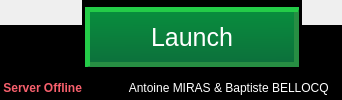
     <widget class="QFrame" name="frame_4">
      <property name="minimumSize">
       <size>
        <width>0</width>
        <height>100</height>
       </size>
      </property>
      <property name="maximumSize">
       <size>
        <width>16777215</width>
        <height>100</height>
       </size>
      </property>
      <property name="styleSheet">
       <string notr="true"/>
      </property>
      <property name="frameShape">
       <enum>QFrame::Box</enum>
      </property>
      <property name="frameShadow">
       <enum>QFrame::Raised</enum>
      </property>
      <property name="lineWidth">
       <number>0</number>
      </property>
      <layout class="QGridLayout" name="gridLayout_7">
       <property name="sizeConstraint">
        <enum>QLayout::SetDefaultConstraint</enum>
       </property>
       <property name="leftMargin">
        <number>0</number>
       </property>
       <property name="topMargin">
        <number>0</number>
       </property>
       <property name="rightMargin">
        <number>0</number>
       </property>
       <property name="bottomMargin">
        <number>0</number>
       </property>
       <property name="spacing">
        <number>0</number>
       </property>
       <item row="0" column="0">
        <spacer name="horizontalSpacer_3">
         <property name="orientation">
          <enum>Qt::Horizontal</enum>
         </property>
         <property name="sizeHint" stdset="0">
          <size>
           <width>40</width>
           <height>20</height>
          </size>
         </property>
        </spacer>
       </item>
       <item row="0" column="2">
        <spacer name="horizontalSpacer_4">
         <property name="orientation">
          <enum>Qt::Horizontal</enum>
         </property>
         <property name="sizeHint" stdset="0">
          <size>
           <width>40</width>
           <height>20</height>
          </size>
         </property>
        </spacer>
       </item>
       <item row="1" column="2" rowspan="2">
        <widget class="QFrame" name="frame_2">
         <property name="styleSheet">
          <string notr="true">background: black</string>
         </property>
         <property name="frameShape">
          <enum>QFrame::StyledPanel</enum>
         </property>
         <property name="frameShadow">
          <enum>QFrame::Raised</enum>
         </property>
         <layout class="QGridLayout" name="gridLayout_4">
          <property name="leftMargin">
           <number>0</number>
          </property>
          <property name="topMargin">
           <number>0</number>
          </property>
          <property name="rightMargin">
           <number>0</number>
          </property>
          <property name="bottomMargin">
           <number>0</number>
          </property>
          <property name="spacing">
           <number>0</number>
          </property>
         </layout>
        </widget>
       </item>
       <item row="0" column="1" rowspan="3">
        <widget class="QFrame" name="frame">
         <property name="minimumSize">
          <size>
           <width>220</width>
           <height>65</height>
          </size>
         </property>
         <property name="maximumSize">
          <size>
           <width>220</width>
           <height>16777215</height>
          </size>
         </property>
         <property name="styleSheet">
          <string notr="true">border: 3px solid black;
background: black</string>
         </property>
         <property name="frameShape">
          <enum>QFrame::StyledPanel</enum>
         </property>
         <property name="frameShadow">
          <enum>QFrame::Raised</enum>
         </property>
         <layout class="QGridLayout" name="gridLayout">
          <property name="leftMargin">
           <number>0</number>
          </property>
          <property name="topMargin">
           <number>0</number>
          </property>
          <property name="rightMargin">
           <number>0</number>
          </property>
          <property name="bottomMargin">
           <number>0</number>
          </property>
          <property name="spacing">
           <number>0</number>
          </property>
          <item row="1" column="0">
           <widget class="QPushButton" name="gogogo">
            <property name="styleSheet">
             <string notr="true">
QPushButton{
height: 50px;
width: 120px; 
color: white;
font-size: 25px;
border-right: 5px solid#278e43 ;
border-left: 5px solid #24cc48;
border-bottom: 5px solid #278e43;
border-top: 5px solid #24cc48;
border-radius: 1px;
background: qlineargradient(spread:pad, x1:0.5, y1:0, x2:0.517455, y2:1, stop:0 rgba(8, 143, 61, 255), stop:1 rgba(13, 111, 60, 255));
}

QPushButton:hover{
background: qlineargradient(spread:pad, x1:0.5, y1:0, x2:0.517455, y2:1, stop:0 rgba(9, 174, 74, 255), stop:1 rgba(16, 144, 77, 255));
}

QPushButton:pressed{
background: qlineargradient(spread:pad, x1:0.5, y1:0, x2:0.517455, y2:1, stop:0 rgba(9, 174, 74, 255), stop:1 rgba(16, 144, 77, 255));
border-left: 5px solid#278e43 ;
border-right: 5px solid #24cc48;
border-top: 5px solid #278e43;
border-bottom: 5px solid #24cc48;
}

QPushButton:disabled{
height: 50px;
width: 120px; 
color: white;
font-size: 25px;
border: 5px solid #828282 ;
background: qlineargradient(spread:pad, x1:0.5, y1:0, x2:0.517455, y2:1, stop:0 rgba(143, 143, 143, 255), stop:1 rgba(111, 111, 111, 255))
}

QPushButton:flat{
background: qlineargradient(spread:pad, x1:0.5, y1:0, x2:0.517455, y2:1, stop:0 rgba(209, 57, 56,1), stop:1 rgba(163, 39, 33, 1)) ;
border-left: 5px solid rgba(209, 57, 56,1);
border-right: 5px solid rgb(163, 39, 33);
border-top: 5px solid  rgba(209, 57, 56,1);
border-bottom: 5px solid rgb(163, 39, 33);
}

QPushButton:flat:hover{
background: rgba(209, 57, 56,1);
}

QPushButton:flat:pressed{
background: rgba(209, 57, 56,1);
border-right: 5px solid rgba(209, 57, 56,1);
border-left: 5px solid rgb(163, 39, 33);
border-bottom: 5px solid  rgba(209, 57, 56,1);
border-top: 5px solid rgb(163, 39, 33);
}</string>
            </property>
            <property name="text">
             <string>Launch</string>
            </property>
            <property name="default">
             <bool>false</bool>
            </property>
            <property name="flat">
             <bool>false</bool>
            </property>
           </widget>
          </item>
         </layout>
        </widget>
       </item>
       <item row="1" column="0" rowspan="2">
        <widget class="QFrame" name="frame_6">
         <property name="maximumSize">
          <size>
           <width>16777215</width>
           <height>16777215</height>
          </size>
         </property>
         <property name="styleSheet">
          <string notr="true">background: black</string>
         </property>
         <property name="frameShape">
          <enum>QFrame::StyledPanel</enum>
         </property>
         <property name="frameShadow">
          <enum>QFrame::Raised</enum>
         </property>
         <layout class="QGridLayout" name="gridLayout_6">
          <property name="leftMargin">
           <number>0</number>
          </property>
          <property name="topMargin">
           <number>0</number>
          </property>
          <property name="rightMargin">
           <number>0</number>
          </property>
          <property name="bottomMargin">
           <number>0</number>
          </property>
          <property name="spacing">
           <number>0</number>
          </property>
         </layout>
        </widget>
       </item>
       <item row="5" column="1" colspan="2">
        <widget class="QLabel" name="label">
         <property name="styleSheet">
          <string notr="true">color: white;
background: black;</string>
         </property>
         <property name="text">
          <string>Antoine MIRAS &amp; Baptiste BELLOCQ    </string>
         </property>
         <property name="alignment">
          <set>Qt::AlignRight|Qt::AlignTrailing|Qt::AlignVCenter</set>
         </property>
         <property name="margin">
          <number>9</number>
         </property>
         <property name="indent">
          <number>-1</number>
         </property>
        </widget>
       </item>
       <item row="5" column="0">
        <widget class="QLabel" name="serv_stat">
         <property name="styleSheet">
          <string notr="true">background: black;
font-weight: bold;
color: #f8606d
</string>
         </property>
         <property name="text">
          <string> Server Offline</string>
         </property>
         <property name="alignment">
          <set>Qt::AlignLeading|Qt::AlignLeft|Qt::AlignVCenter</set>
         </property>
         <property name="margin">
          <number>9</number>
         </property>
        </widget>
       </item>
      </layout>
     </widget>
